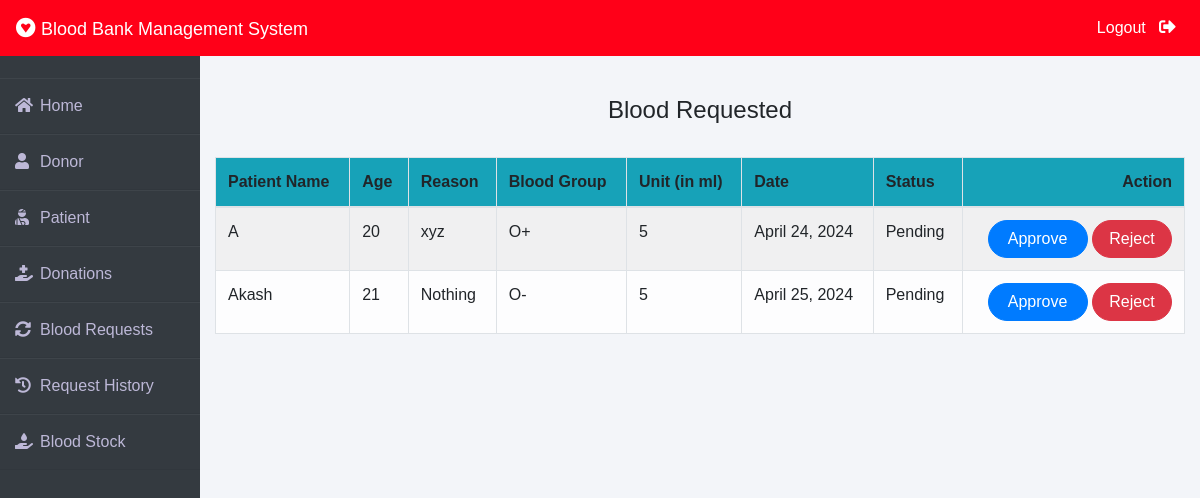
The page /admin-request (signed in) on the database its author committed.
### blood/models.py (models this page shows, shortened)
class BloodRequest(models.Model):
    request_by_patient=models.ForeignKey(pmodels.Patient,null=True,on_delete=models.CASCADE)
    request_by_donor=models.ForeignKey(dmodels.Donor,null=True,on_delete=models.CASCADE)
    patient_name=models.CharField(max_length=30)
    patient_age=models.PositiveIntegerField()
    reason=models.CharField(max_length=500)
    bloodgroup=models.CharField(max_length=10)
    unit=models.PositiveIntegerField(default=0)
    status=models.CharField(max_length=20,default="Pending")
    date=models.DateField(auto_now=True)

### blood/views.py (the view)
# urls.py: path('admin-request', views.admin_request_view,name='admin-request'),
@login_required(login_url='adminlogin')
def admin_request_view(request):
    requests=models.BloodRequest.objects.all().filter(status='Pending')
    return render(request,'blood/admin_request.html',{'requests':requests})

### templates/blood/admin_request.html (shortened to what this page needs)
{% extends 'blood/adminbase.html' %}
{% block content %}
{% load widget_tweaks %}
{%load static%}
<br><br>
<div class="container">
    {% if requests %}
    <H4 class="text-center">Blood Requested</H4><br>
    <table class="table table-light table-hover table-bordered table-striped">
        <thead class="bg-info">
            <tr>
                <th scope="col">Patient Name</th>
                <th scope="col">Age</th>
                <th scope="col">Reason</th>
                <th scope="col">Blood Group</th>
                <th scope="col">Unit (in ml)</th>
                <th scope="col">Date</th>
                <th scope="col">Status</th>
                <th class="text-right">Action</th>
            </tr>
        </thead>
        <tbody>
            {% for t in requests %}
            <tr>
                <td> {{t.patient_name}}</td>
                <td>{{t.patient_age}}</td>
                <td>{{t.reason}}</td>
                <td>{{t.bloodgroup}}</td>
                <td>{{t.unit}}</td>
                <td>{{t.date}}</td>
                <td>{{t.status}}</td>
                <td class="text-right">
                    <button class="btn btn-primary badge-pill" style="width: 100px;"><a  style="text-decoration: none;color: white;" href="{% url 'update-approve-status' t.id  %}">Approve</a> </button>
                    <button class="btn btn-danger badge-pill" style="width: 80px;"><a  style="text-decoration: none;color: white;" href="{% url 'update-reject-status' t.id  %}">Reject</a> </button>
                </td>
            </tr>
            {% endfor %}
        </tbody>
    </table>
{% else %}
<h5>No Blood Request By Patient / Donor !</h5>
{% endif %}
</div>
{% endblock content %}

### templates/blood/adminbase.html (style rules this page uses)
* { margin: 0; padding: 0; box-sizing: border-box; list-style: none; text-decoration: none; font-family: "Josefin Sans", sans-serif; }
body { background-color: #f3f5f9; }

### rows shown on the page
BloodRequest: patient_name "A", patient_age "20", reason "xyz", bloodgroup "O+", unit "5", date "April 24, 2024", status "Pending"
BloodRequest: patient_name "Akash", patient_age "21", reason "Nothing", bloodgroup "O-", unit "5", date "April 25, 2024", status "Pending"
